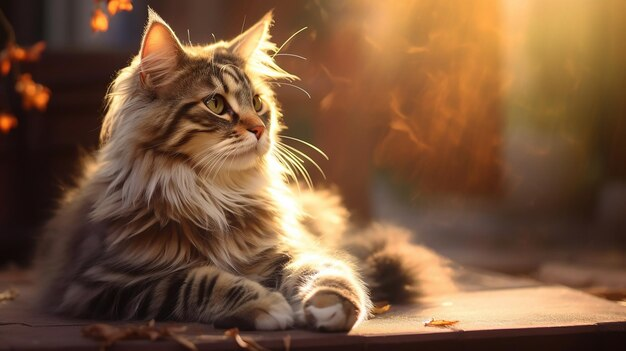
#> input picture UnsupervisedMachineLearning/Module1/cat.jpg, 626 x 351 px
$ jupyter execute GaussianMixtureModels.ipynb
#> lines starting #> are read from the running program, lines starting #| are printed output that depends on the picture
[cell 1]
import numpy as np
import scipy.stats as ss
import matplotlib.pyplot as plt
from sklearn.mixture import GaussianMixture
from itertools import chain
from scipy.stats import multivariate_normal
import cv2
from PIL import Image

## Example 1: 1-Dimensional Gaussian Mixture:

[cell 2]
means=[2,5,8]
stds=[0.2, 0.5, 0.8]
weights=[0.3, 0.3, 0.4]

mixture_idx = np.random.choice(3, size=10000, replace=True, p=weights)
# generate 10000 possible values of the mixture
X = np.fromiter((ss.norm.rvs(loc=means[i], scale=stds[i]) for i in mixture_idx), dtype=np.float64)

# create x axis of the plot
xs = np.linspace(X.min(), X.max(), 300)
ps = np.zeros_like(xs)

for mu, s, w in zip(means, stds, weights):
    ps += ss.norm.pdf(xs, loc=mu, scale=s) * w

# sort X in ascending order for plotting purpose
X_sorted = np.sort(X.reshape(-1)).reshape(-1,1)

# fit the GMM
GMM = GaussianMixture(n_components=3, random_state=10)
GMM.fit(X_sorted)

# store the predicted probabilities in y1_prob
probs = GMM.predict_proba(X_sorted)

# plot the Gaussian mixture pdf
plt.figure(figsize=(8,6))
plt.plot(xs, ps, label='pdf of the Gaussian mixture')
plt.xlabel("X", fontsize=15)
plt.ylabel("P", fontsize=15)
plt.title("Univariate Gaussian mixture", fontsize=15)

# plot the predicted prior probabilities
plt.plot(X_sorted, probs[:,0], label='Predicted Prob of x belonging to cluster 1')
plt.plot(X_sorted, probs[:,1], label='Predicted Prob of x belonging to cluster 2')
plt.plot(X_sorted, probs[:,2], label='Predicted Prob of x belonging to cluster 3')
plt.scatter(2, 0.6, color='black')
plt.scatter(2, 1.0, color='black')
plt.plot([2, 2], [0.6, 1.0],'--', color='black')
plt.legend(bbox_to_anchor=(0.6,0.7), borderaxespad=0)
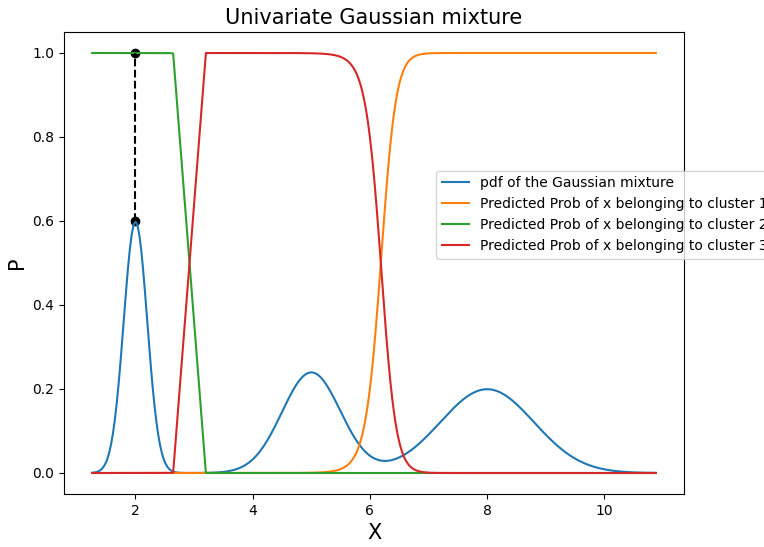
#> figure drawn by matplotlib, 1 panel; curve peaks at x = 2, y = 0.598; curve peaks at x = 9.33, y = 1; curve peaks at x = 1.44, y = 1

## Example 2: 2-Dimensional Gaussian Mixture:

[cell 3]
# Mean and covariance definitions
means = [(1, 5), (2, 1), (6, 2)]
cov1 = np.array([[0.5, 0.9], [0.9, 0.8]])  # Adjusted to be positive semidefinite
cov2 = np.array([[0.8, 0.4], [0.4, 1.2]])
cov3 = np.array([[1.3, 1.2], [1.2, 1.3]])  # Adjusted to be positive semidefinite
covs = [cov1, cov2, cov3]
weights = [0.3, 0.3, 0.4]

# Function to ensure covariance matrices are positive semidefinite
def make_positive_semidefinite(matrix):
    # Calculate the eigenvalues and eigenvectors
    eigvals, eigvecs = np.linalg.eigh(matrix)
    # Set any negative eigenvalues to a small positive number
    eigvals[eigvals < 0] = 0.001
    # Reconstruct the covariance matrix
    return eigvecs @ np.diag(eigvals) @ eigvecs.T

# Ensure all covariance matrices are positive semidefinite
covs = [make_positive_semidefinite(cov) for cov in covs]

# Generate data from the mixture model
mixture_idx = np.random.choice(3, size=10000, replace=True, p=weights)

X = np.fromiter(
    chain.from_iterable(
        multivariate_normal.rvs(mean=means[i], cov=covs[i]) for i in mixture_idx
    ),
    dtype=float,
)
X.shape = (10000, 2)

# Plotting
xs1 = X[:, 0]
xs2 = X[:, 1]

plt.scatter(xs1, xs2, label="data", alpha=0.5)

L = len(means)
for l, pair in enumerate(means):
    plt.scatter(pair[0], pair[1], color='red')
    if l == L - 1:
        break
plt.scatter(pair[0], pair[1], color='red', label="mean")

plt.xlabel("$x_1$")
plt.ylabel("$x_2$")
plt.title("Scatter plot of the bivariate Gaussian mixture")
plt.legend()
plt.show()
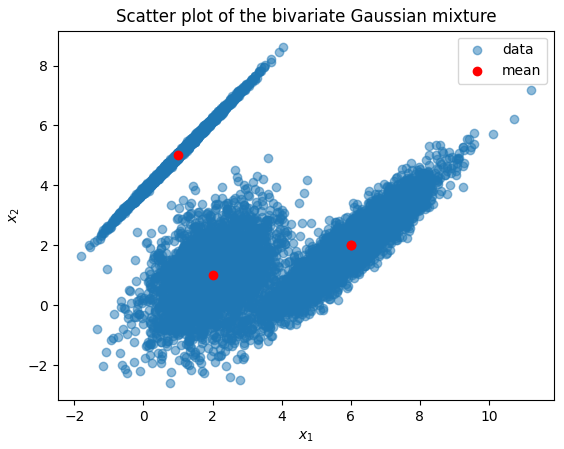
#> figure drawn by matplotlib, 1 panel

## Example 3: Image Segmentation

[cell 4]
from sklearn.mixture import GaussianMixture as GMM
img = cv2.imread('cat.jpg')
#> img is the input picture: shape (351, 626, 3); mean B, G, R 59.5, 87.4, 122.7
# If img is greyscale, then change to .reshape(-1, 1):
x = img.reshape(-1, 3)
# The number of components; you can change this to a positive integer of your choice!:
n = 8
gmm = GMM(n_components=n, covariance_type='tied')
gmm.fit(x)
labels = gmm.predict(x)
seg = np.zeros(x.shape)
for label in range(n):
    seg[labels == label] = gmm.means_[label]
seg = seg.reshape(img.shape).astype(np.uint8)
cv2.imwrite(f'gauss-cat-{n}.jpeg', seg)
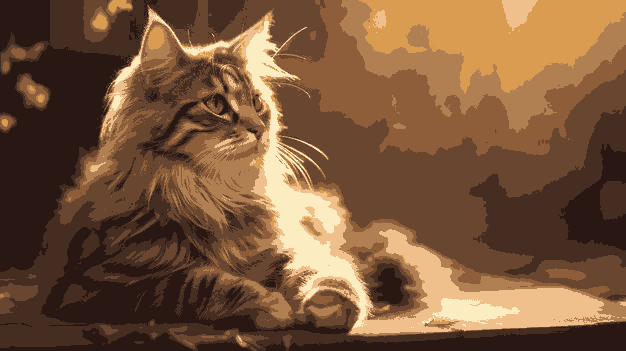
#> saved as gauss-cat-8.jpeg: shape (351, 626, 3); mean B, G, R 58.9, 86.7, 121.8

# Read the saved image
output_path = f'gauss-cat-{n}.jpeg'
img = cv2.imread(output_path)

# Convert BGR to RGB (OpenCV loads images in BGR format)
img_rgb = cv2.cvtColor(img, cv2.COLOR_BGR2RGB)

# Display the image using matplotlib
plt.imshow(img_rgb)
plt.title('Segmented Image')
plt.axis('off')  # Turn off axis labels
plt.show()
